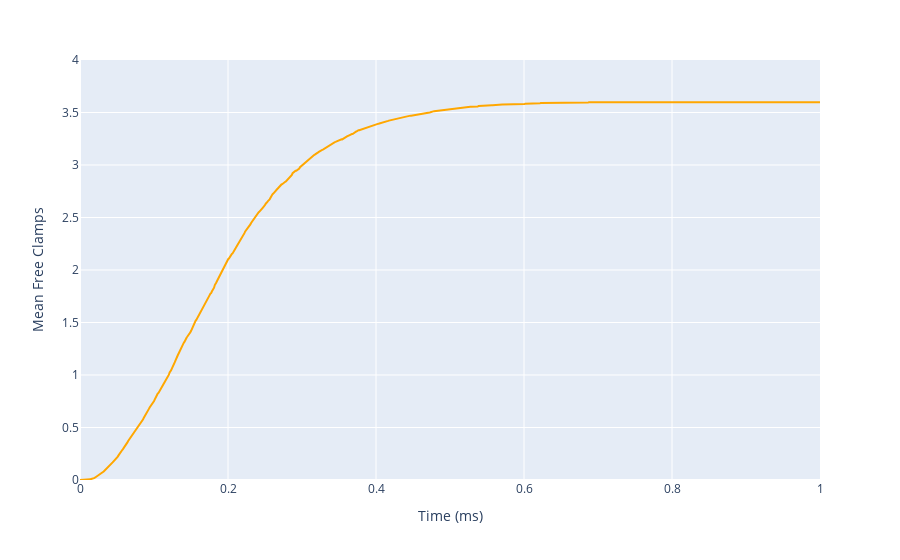
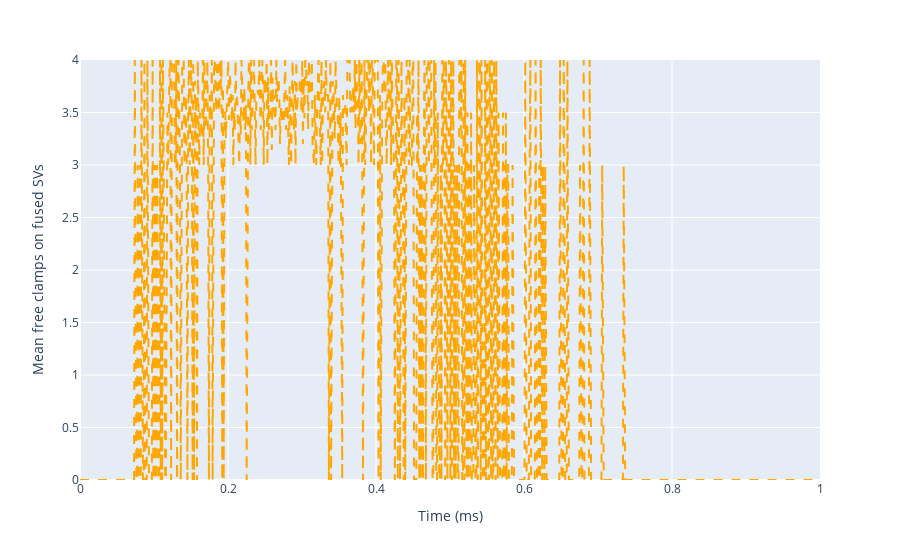
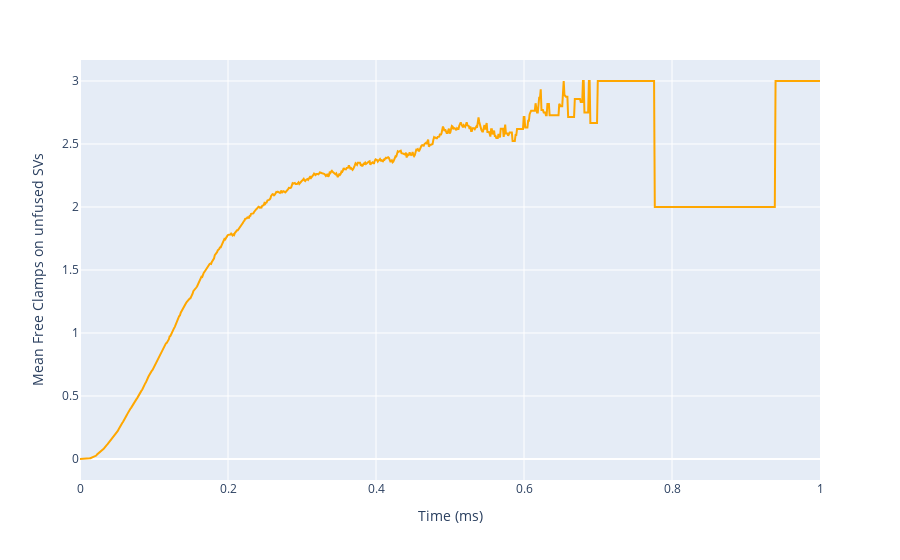

The notebook cell these images were saved under, in order:
### Code cell
allo_col = 'rgb(128,128,128)'
clamp_col = 'rgb(255,167,0)'

fig = px.line()
fig.add_scatter(x=clamp_sim_alt['timestamp'], y=clamp_sim_alt["free_clamps"],
mode='lines', line={'color':clamp_col, 'dash':'solid'}, name=clamp_model.name)
fig.update_layout(
    legend = {'title': 'Legend'},
    xaxis = {'title': 'Time (ms)', 'range': [0, 1]},
    yaxis = {'title': 'Mean Free Clamps', 'range': [0, 4]},
    hovermode='x'
)
fig.show()

fig = px.line()
fig.add_scatter(x=clamp_sim_alt['timestamp'], y=clamp_sim_alt["free_clamps_fused"]["mean"],
mode='lines', line={'color':clamp_col, 'dash':'dash'}, name=clamp_model.name)
fig.update_layout(
    legend = {'title': 'Legend'},
    xaxis = {'title': 'Time (ms)', 'range': [0, 1]},
    yaxis = {'title': ' Mean free clamps on fused SVs', 'range': [0, 4]},
    hovermode='x'
)
fig.show()

fig = px.line()
fig.add_scatter(x=clamp_sim_alt['timestamp'], y=clamp_sim_alt["free_clamps_unfused"],
mode='lines', line={'color':clamp_col, 'dash':'solid'}, name=clamp_model.name)
fig.update_layout(
    legend = {'title': 'Legend'},
    xaxis = {'title': 'Time (ms)', 'range': [0, 1]},
    yaxis = {'title': 'Mean Free Clamps on unfused SVs'},
    hovermode='x'
)
fig.show()

### Figure 1 — Plotly figure (JSON) as saved in the notebook; plotly's stock layout.template omitted (floating-point values rounded to 4 significant figures; data arrays with more than 128 entries replaced by an {"elided": "..."} marker saying what was removed)
{"data": [{"hovertemplate": "<extra></extra>", "legendgroup": "", "line": {"color": "#636efa", "dash": "solid"}, "marker": {"symbol": "circle"}, "mode": "lines", "name": "", "orientation": "v", "showlegend": false, "type": "scatter", "xaxis": "x", "yaxis": "y"}, {"line": {"color": "rgb(255,167,0)", "dash": "solid"}, "mode": "lines", "name": "Syt1 - Syt7", "type": "scatter", "x": {"elided": "1000 float values"}, "y": {"elided": "1000 float values"}}], "layout": {"hovermode": "x", "legend": {"title": {"text": "Legend"}, "tracegroupgap": 0}, "margin": {"t": 60}, "xaxis": {"anchor": "y", "domain": [0, 1], "range": [0, 1], "title": {"text": "Time (ms)"}}, "yaxis": {"anchor": "x", "domain": [0, 1], "range": [0, 4], "title": {"text": "Mean Free Clamps"}}}}

### Figure 2 — Plotly figure (JSON) as saved in the notebook; plotly's stock layout.template omitted (floating-point values rounded to 4 significant figures; data arrays with more than 128 entries replaced by an {"elided": "..."} marker saying what was removed)
{"data": [{"hovertemplate": "<extra></extra>", "legendgroup": "", "line": {"color": "#636efa", "dash": "solid"}, "marker": {"symbol": "circle"}, "mode": "lines", "name": "", "orientation": "v", "showlegend": false, "type": "scatter", "xaxis": "x", "yaxis": "y"}, {"line": {"color": "rgb(255,167,0)", "dash": "dash"}, "mode": "lines", "name": "Syt1 - Syt7", "type": "scatter", "x": {"elided": "1000 float values"}, "y": {"elided": "1000 float values"}}], "layout": {"hovermode": "x", "legend": {"title": {"text": "Legend"}, "tracegroupgap": 0}, "margin": {"t": 60}, "xaxis": {"anchor": "y", "domain": [0, 1], "range": [0, 1], "title": {"text": "Time (ms)"}}, "yaxis": {"anchor": "x", "domain": [0, 1], "range": [0, 4], "title": {"text": " Mean free clamps on fused SVs"}}}}

### Figure 3 — Plotly figure (JSON) as saved in the notebook; plotly's stock layout.template omitted (floating-point values rounded to 4 significant figures; data arrays with more than 128 entries replaced by an {"elided": "..."} marker saying what was removed)
{"data": [{"hovertemplate": "<extra></extra>", "legendgroup": "", "line": {"color": "#636efa", "dash": "solid"}, "marker": {"symbol": "circle"}, "mode": "lines", "name": "", "orientation": "v", "showlegend": false, "type": "scatter", "xaxis": "x", "yaxis": "y"}, {"line": {"color": "rgb(255,167,0)", "dash": "solid"}, "mode": "lines", "name": "Syt1 - Syt7", "type": "scatter", "x": {"elided": "1000 float values"}, "y": {"elided": "1000 float values"}}], "layout": {"hovermode": "x", "legend": {"title": {"text": "Legend"}, "tracegroupgap": 0}, "margin": {"t": 60}, "xaxis": {"anchor": "y", "domain": [0, 1], "range": [0, 1], "title": {"text": "Time (ms)"}}, "yaxis": {"anchor": "x", "domain": [0, 1], "title": {"text": "Mean Free Clamps on unfused SVs"}}}}
